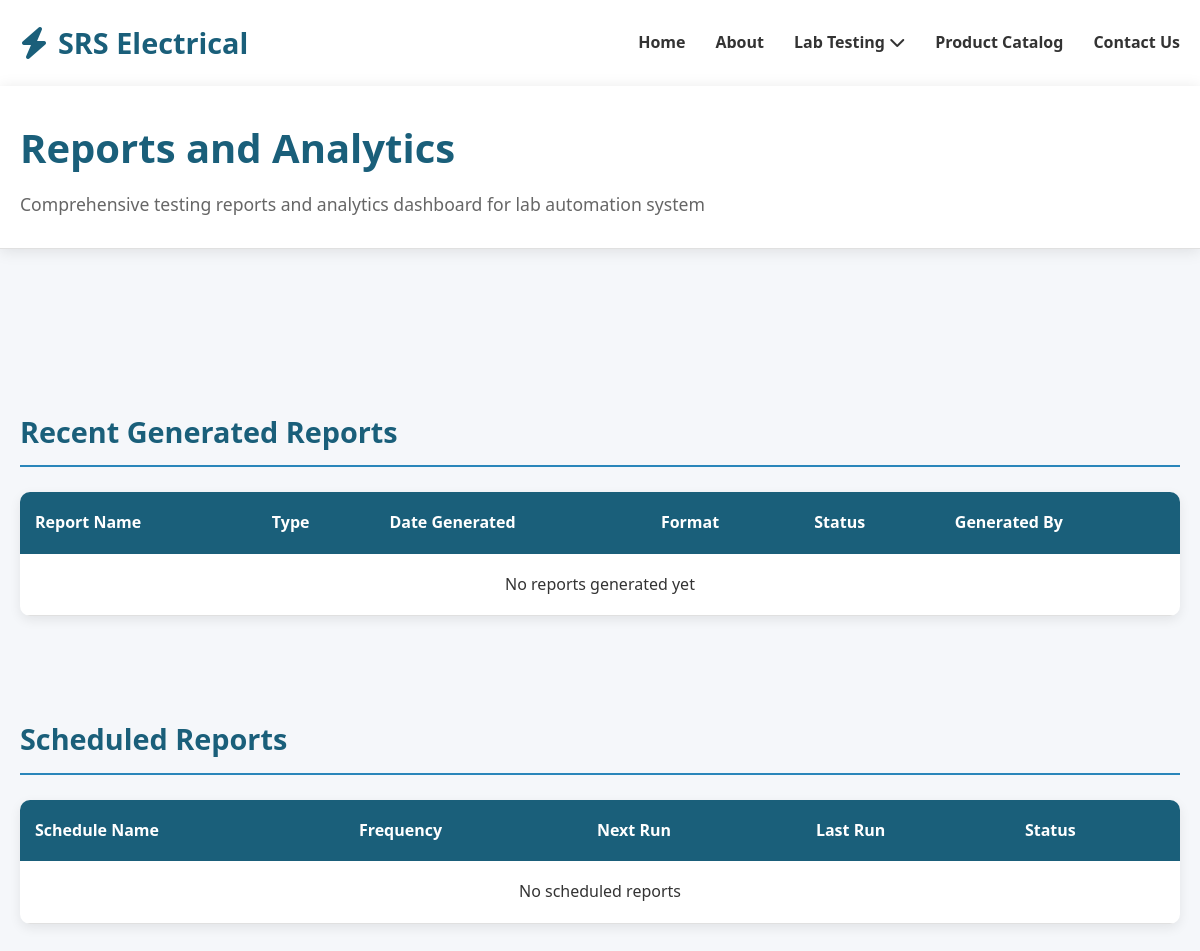
Before: /report.php with the older database file.
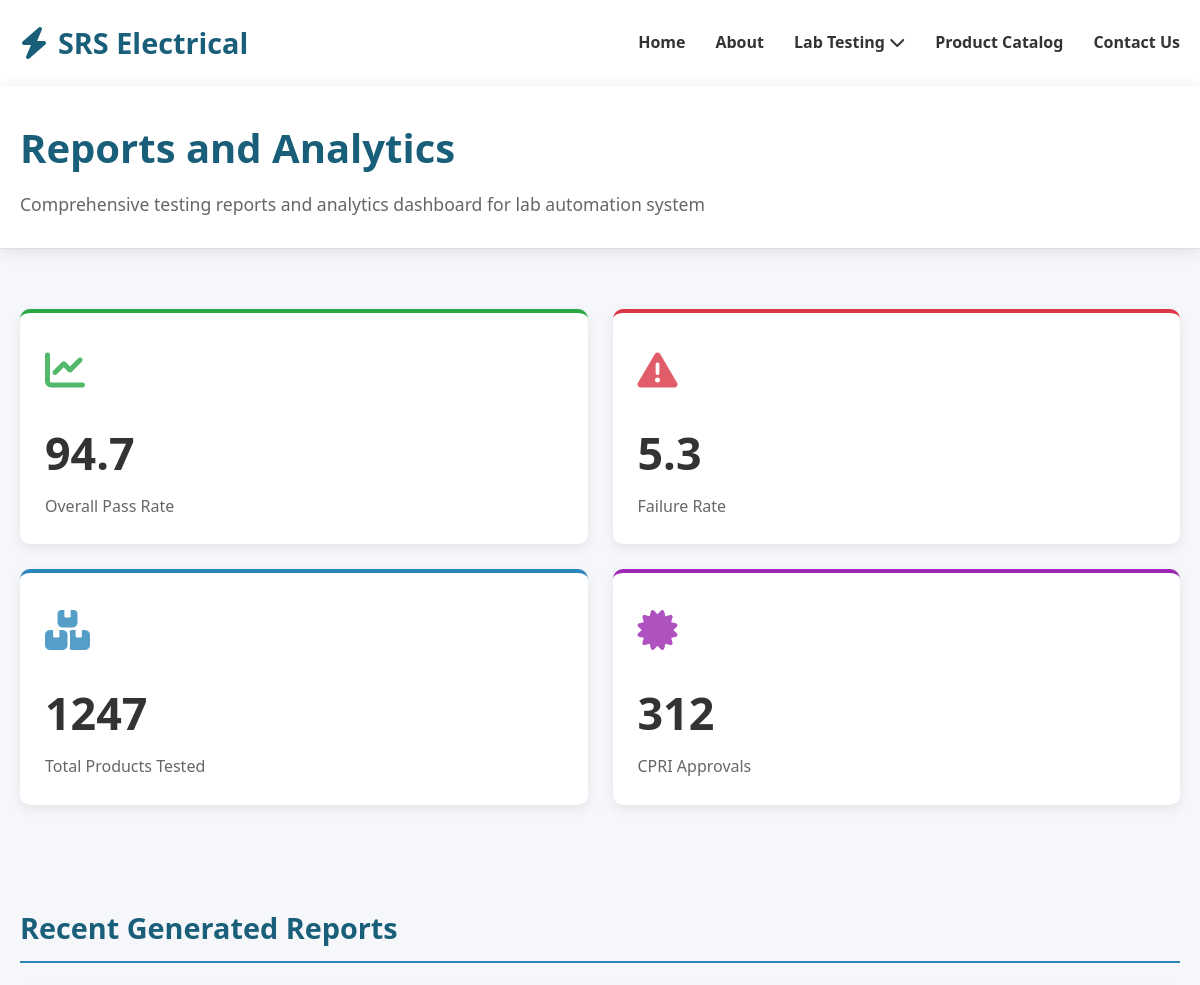
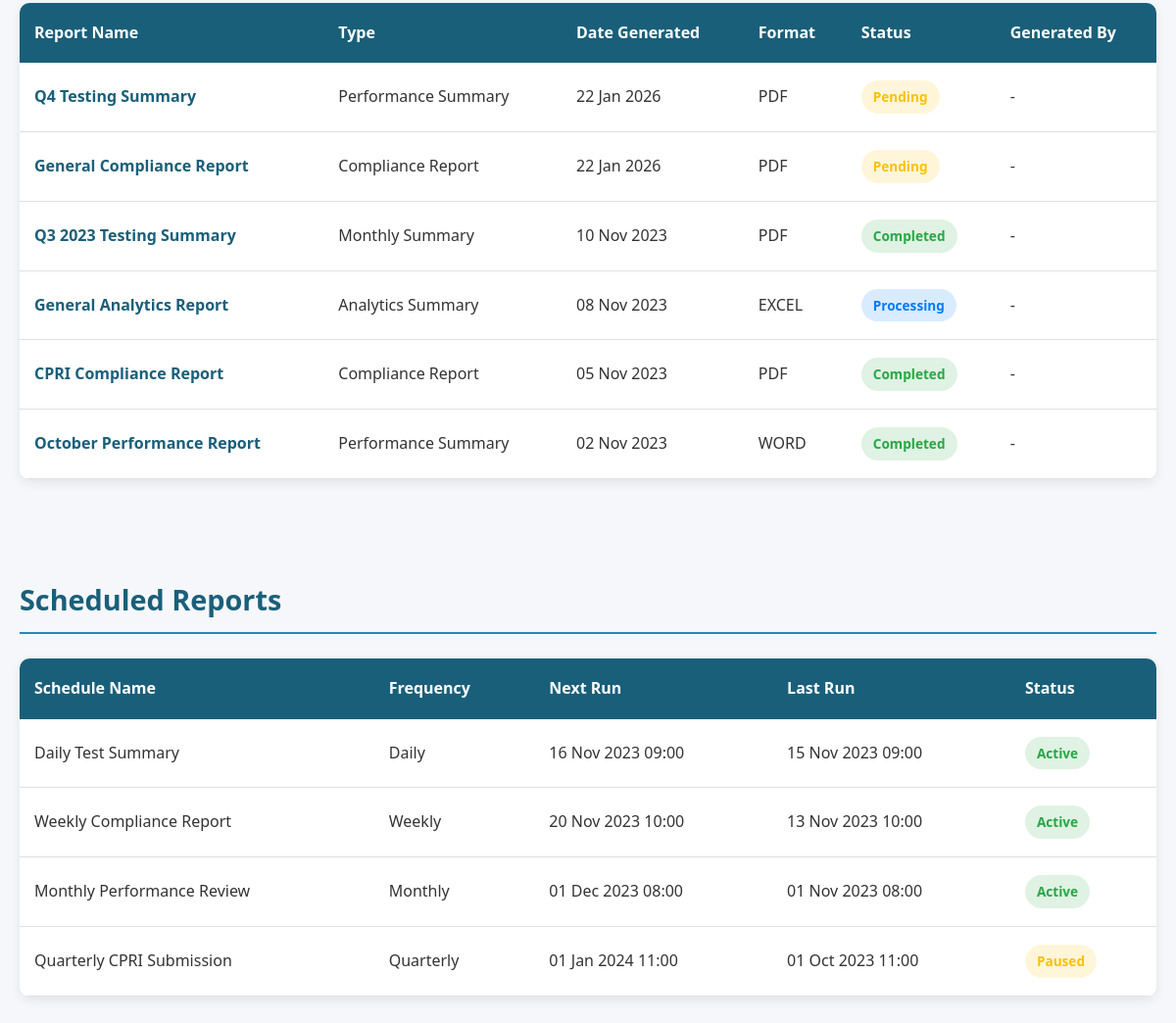
After: the same page with the newer database file (2 pictures, top to bottom).
### tables this page shows
CREATE TABLE `analytics_summary` (
  `id` int(11) NOT NULL,
  `label` varchar(100) NOT NULL,
  `value` varchar(50) NOT NULL,
  `type` varchar(50) DEFAULT NULL,
  `created_at` timestamp NOT NULL DEFAULT current_timestamp()
);

CREATE TABLE `generated_reports` (
  `report_id` int(11) NOT NULL,
  `report_name` varchar(255) NOT NULL,
  `report_type` varchar(100) NOT NULL,
  `date_generated` date NOT NULL,
  `format` varchar(50) NOT NULL,
  `status` enum('completed','processing','pending','failed') NOT NULL,
  `size` varchar(50) NOT NULL,
  `generated_by` int(11) DEFAULT NULL
);

CREATE TABLE `scheduled_reports` (
  `schedule_id` int(11) NOT NULL,
  `schedule_name` varchar(255) NOT NULL,
  `frequency` enum('Daily','Weekly','Monthly','Quarterly','Custom') NOT NULL,
  `next_run` datetime NOT NULL,
  `last_run` datetime NOT NULL,
  `status` enum('active','paused') NOT NULL,
  `report_type` varchar(100) NOT NULL
);

### report.php (the view, shortened to what this page needs)
<?php
$isAdminLoggedIn = isset($_SESSION['admin_id']);
include("config/conn.php");
$analyticsCards = [];
$analyticsQuery = "SELECT label, value, type FROM analytics_summary ORDER BY id ASC";
$analyticsResult = $conn->query($analyticsQuery);
if ($analyticsResult) {
    while ($row = $analyticsResult->fetch_assoc()) {
        $analyticsCards[] = $row;
    }
}
$recentReports = [];
$recentQuery = "
    SELECT gr.*, t.tester_name AS generated_by_name
    FROM generated_reports gr
    LEFT JOIN testers t ON gr.generated_by = t.tester_id
    ORDER BY gr.date_generated DESC
";
$recentResult = $conn->query($recentQuery);
if ($recentResult) {
    while ($row = $recentResult->fetch_assoc()) {
        $recentReports[] = $row;
    }
}
$scheduledReports = [];
$scheduledQuery = "SELECT * FROM scheduled_reports ORDER BY next_run ASC";
$scheduledResult = $conn->query($scheduledQuery);
if ($scheduledResult) {
    while ($row = $scheduledResult->fetch_assoc()) {
        $scheduledReports[] = $row;
    }
}
?>
<!DOCTYPE html>
<html lang="en">
<head>
    <link rel="stylesheet" href="https://cdnjs.cloudflare.com/ajax/libs/font-awesome/6.4.0/css/all.min.css">
</head>
<body>
    <header>
        <div class="container">
            <nav class="navbar">
                <a href="index.php" class="logo">
                    <i class="fas fa-bolt logo-icon"></i>
                    <span class="logo-text">SRS Electrical</span>
                </a>
                <ul class="nav-menu" id="navMenu">
                    <li><a href="index.php">Home</a></li>
                    <li><a href="about.php">About</a></li>
                    <li class="dropdown">
                        <a href="lab-testing.php">Lab Testing <i class="fas fa-chevron-down"></i></a>
                    </li>
                    <li><a href="product.php">Product Catalog</a></li>
                    <li><a href="contact.php">Contact Us</a></li>
                </ul>
            </nav>
        </div>
    </header>
    <header class="page-header">
        <div class="container">
            <h1 class="page-title">Reports and Analytics</h1>
            <p class="page-subtitle">Comprehensive testing reports and analytics dashboard for lab automation system</p>
        </div>
    </header>
    <div class="container">
        <section>
            <div class="analytics-cards">
                <?php
                $cardColors = ['card-1', 'card-2', 'card-3', 'card-4'];
                $cardIcons = ['fa-chart-line', 'fa-exclamation-triangle', 'fa-boxes', 'fa-certificate'];
                $i = 0;
                foreach ($analyticsCards as $card):
                    $colorClass = $cardColors[$i % count($cardColors)];
                    $iconClass = $cardIcons[$i % count($cardIcons)];
                ?>
                    <div class="analytics-card <?= $colorClass ?>">
                        <div class="card-icon"><i class="fas <?= $iconClass ?>"></i></div>
                        <div class="card-value"><?= htmlspecialchars($card['value']) ?></div>
                        <div class="card-label"><?= htmlspecialchars($card['label']) ?></div>
                    </div>
                <?php $i++;
                endforeach; ?>
            </div>
        </section>
        <section>
            <h2 class="section-title">Recent Generated Reports</h2>
            <div class="table-container">
                <div class="table-responsive">
                    <table class="data-table" id="recentReportsTable">
                        <thead>
                            <tr>
                                <th>Report Name</th>
                                <th>Type</th>
                                <th>Date Generated</th>
                                <th>Format</th>
                                <th>Status</th>
                                <th>Generated By</th>
                            </tr>
                        </thead>
                        <tbody>
                            <?php if (count($recentReports) == 0): ?>
                                <tr>
                                    <td colspan="<?= $isAdminLoggedIn ? 7 : 6 ?>" style="text-align:center;">No reports generated yet</td>
                                </tr>
                            <?php else: ?>
                                <?php foreach ($recentReports as $report): ?>
                                    <?php
                                    $statusClass = "status-pending";
                                    if ($report['status'] == "completed") $statusClass = "status-completed";
                                    elseif ($report['status'] == "processing") $statusClass = "status-processing";
                                    elseif ($report['status'] == "failed") $statusClass = "status-failed";
                                    ?>
                                    <tr>
                                        <td>
                                            <a href="api/view_report.php?id=<?= $report['report_id'] ?>" target="_blank" style="text-decoration: none; color: var(--primary-blue); font-weight: 600;">
                                                <?= htmlspecialchars($report['report_name']) ?>
                                            </a>
                                        </td>
                                        <td><?= htmlspecialchars($report['report_type']) ?></td>
                                        <td><?= date('d M Y', strtotime($report['date_generated'])) ?></td>
                                        <td><?= strtoupper($report['format']) ?></td>
                                        <td><span class="status-badge <?= $statusClass ?>"><?= ucfirst($report['status']) ?></span></td>
                                        <td><?= htmlspecialchars($report['generated_by_name'] ?? '-') ?></td>
                                    </tr>
                                <?php endforeach; ?>
                            <?php endif; ?>
                        </tbody>
                    </table>
                </div>
            </div>
        </section>
        <section>
            <h2 class="section-title">Scheduled Reports</h2>
            <div class="table-container">
                <div class="table-responsive">
                    <table class="data-table" id="scheduledReportsTable">
                        <thead>
                            <tr>
                                <th>Schedule Name</th>
                                <th>Frequency</th>
                                <th>Next Run</th>
                                <th>Last Run</th>
                                <th>Status</th>
                            </tr>
                        </thead>
                        <tbody>
                            <?php if (count($scheduledReports) == 0): ?>
                                <tr>
                                    <td colspan="<?= $isAdminLoggedIn ? 6 : 5 ?>" style="text-align:center;">No scheduled reports</td>
                                </tr>
                            <?php else: ?>
                                <?php foreach ($scheduledReports as $schedule): ?>
                                    <tr>
                                        <td><?= htmlspecialchars($schedule['schedule_name']) ?></td>
                                        <td><?= ucfirst($schedule['frequency']) ?></td>
                                        <td><?= date('d M Y H:i', strtotime($schedule['next_run'])) ?></td>
                                        <td><?= $schedule['last_run'] ? date('d M Y H:i', strtotime($schedule['last_run'])) : '-' ?></td>
                                        <td>
                                            <span class="status-badge <?= $schedule['status'] == "active" ? "status-completed" : "status-pending" ?>"><?= ucfirst($schedule['status']) ?></span>
                                        </td>
                                    </tr>
                                <?php endforeach; ?>
                            <?php endif; ?>
                        </tbody>
                    </table>
                </div>
            </div>
        </section>
    </div>
</body>
</html>

### report.php (style rules this page uses)
* { margin: 0; padding: 0; box-sizing: border-box; font-family: 'Segoe UI', Tahoma, Geneva, Verdana, sans-serif; }
:root { --primary-blue: #1a5f7a; --accent-blue: #2a86ba; --light-blue: #57c5e6; --dark-gray: #333; --medium-gray: #666; --light-gray: #f8f9fa; --white: #ffffff; --border-color: #e0e0e0; --shadow: 0 4px 12px rgba(0, 0, 0, 0.08); --transition: all 0.3s ease; --success-green: #28a745; --warning-orange: #ffc107; --danger-red: #dc3545; }
body { line-height: 1.6; color: var(--dark-gray); background-color: #f5f7fa; min-height: 100vh; }
.container { width: 100%; max-width: 1400px; margin: 0 auto; padding: 0 20px; }
section { padding: 30px 0; }
header { background-color: var(--white); box-shadow: 0 2px 15px rgba(0, 0, 0, 0.1); position: sticky; top: 0; z-index: 1000; }
.navbar { display: flex; justify-content: space-between; align-items: center; padding: 20px 0; }
.logo { display: flex; align-items: center; text-decoration: none; }
.logo-icon { color: var(--primary-blue); font-size: 2rem; margin-right: 10px; }
.logo-text { font-size: 1.8rem; font-weight: 700; color: var(--primary-blue); }
.nav-menu { display: flex; list-style: none; }
.nav-menu li { position: relative; margin-left: 30px; }
.nav-menu a { text-decoration: none; color: var(--dark-gray); font-weight: 600; transition: var(--transition); padding: 5px 0; position: relative; }
.nav-menu a:after { content: ''; position: absolute; width: 0; height: 2px; background: var(--primary-blue); left: 0; bottom: 0; transition: var(--transition); }
.dropdown { position: relative; }
.page-header { background-color: var(--white); padding: 30px 0; border-bottom: 1px solid var(--border-color); margin-bottom: 30px; }
.page-title { font-size: 2.5rem; color: var(--primary-blue); font-weight: 700; margin-bottom: 10px; }
.page-subtitle { color: var(--medium-gray); font-size: 1.1rem; }
.section-title { font-size: 1.8rem; color: var(--primary-blue); margin-bottom: 25px; padding-bottom: 10px; border-bottom: 2px solid var(--accent-blue); }
.analytics-cards { display: grid; grid-template-columns: repeat(4, 1fr); gap: 25px; margin-bottom: 40px; }
.analytics-card { background-color: var(--white); border-radius: 10px; padding: 25px; box-shadow: var(--shadow); transition: var(--transition); border-top: 4px solid var(--accent-blue); }
.card-1 { border-top-color: var(--success-green); }
.card-2 { border-top-color: var(--danger-red); }
.card-3 { border-top-color: var(--accent-blue); }
.card-4 { border-top-color: #9c27b0; }
.card-icon { font-size: 2.5rem; margin-bottom: 15px; opacity: 0.8; }
.card-1 .card-icon { color: var(--success-green); }
.card-2 .card-icon { color: var(--danger-red); }
.card-3 .card-icon { color: var(--accent-blue); }
.card-4 .card-icon { color: #9c27b0; }
.card-value { font-size: 2.8rem; font-weight: 700; margin-bottom: 5px; color: var(--dark-gray); }
.card-label { color: var(--medium-gray); font-size: 1rem; font-weight: 500; }
.table-container { background-color: var(--white); border-radius: 10px; overflow: hidden; box-shadow: var(--shadow); margin-bottom: 40px; }
.data-table { width: 100%; border-collapse: collapse; }
.data-table thead { background-color: var(--primary-blue); color: var(--white); }
.data-table th { padding: 18px 15px; text-align: left; font-weight: 600; font-size: 1rem; }
.data-table tbody tr { border-bottom: 1px solid var(--border-color); transition: var(--transition); }
.data-table td { padding: 18px 15px; color: var(--dark-gray); }
.status-badge { display: inline-block; padding: 6px 12px; border-radius: 20px; font-weight: 600; font-size: 0.85rem; }
.status-completed { background-color: rgba(40, 167, 69, 0.15); color: var(--success-green); }
.status-pending { background-color: rgba(255, 193, 7, 0.15); color: var(--warning-orange); }
.status-processing { background-color: rgba(0, 123, 255, 0.15); color: #007bff; }
@media (max-width: 1200px) { .analytics-cards { grid-template-columns: repeat(2, 1fr); } }
.table-responsive { overflow-x: auto; }

Changed rows visible on the page:
added analytics_summary: value "94.7", label "Overall Pass Rate"
added analytics_summary: value "5.3", label "Failure Rate"
added analytics_summary: value "1247", label "Total Products Tested"
added analytics_summary: value "312", label "CPRI Approvals"
added generated_reports: report_name "Q4 Testing Summary", report_type "Performance Summary", date_generated "22 Jan 2026", format "PDF", status "Pending", generated_by_name "-"
added generated_reports: report_name "General Compliance Report", report_type "Compliance Report", date_generated "22 Jan 2026", format "PDF", status "Pending", generated_by_name "-"
added generated_reports: report_name "Q3 2023 Testing Summary", report_type "Monthly Summary", date_generated "10 Nov 2023", format "PDF", status "Completed", generated_by_name "-"
added generated_reports: report_name "General Analytics Report", report_type "Analytics Summary", date_generated "08 Nov 2023", format "EXCEL", status "Processing", generated_by_name "-"
added generated_reports: report_name "CPRI Compliance Report", report_type "Compliance Report", date_generated "05 Nov 2023", format "PDF", status "Completed", generated_by_name "-"
added generated_reports: report_name "October Performance Report", report_type "Performance Summary", date_generated "02 Nov 2023", format "WORD", status "Completed", generated_by_name "-"
added scheduled_reports: schedule_name "Daily Test Summary", frequency "Daily", next_run "16 Nov 2023 09:00", last_run "15 Nov 2023 09:00", status "Active"
added scheduled_reports: schedule_name "Weekly Compliance Report", frequency "Weekly", next_run "20 Nov 2023 10:00", last_run "13 Nov 2023 10:00", status "Active"
added scheduled_reports: schedule_name "Monthly Performance Review", frequency "Monthly", next_run "01 Dec 2023 08:00", last_run "01 Nov 2023 08:00", status "Active"
added scheduled_reports: schedule_name "Quarterly CPRI Submission", frequency "Quarterly", next_run "01 Jan 2024 11:00", last_run "01 Oct 2023 11:00", status "Paused"
Other visible differences:
text no longer shown: "No reports generated yet No scheduled reports"
